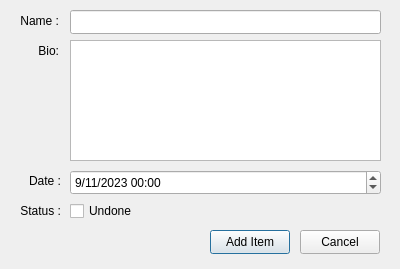
<?xml version="1.0" encoding="UTF-8"?>
<ui version="4.0">
 <class>Dialog</class>
 <widget class="QDialog" name="Dialog">
  <property name="geometry">
   <rect>
    <x>0</x>
    <y>0</y>
    <width>400</width>
    <height>269</height>
   </rect>
  </property>
  <property name="windowTitle">
   <string>Adding New Item</string>
  </property>
  <widget class="QLabel" name="name_label">
   <property name="geometry">
    <rect>
     <x>8</x>
     <y>10</y>
     <width>51</width>
     <height>21</height>
    </rect>
   </property>
   <property name="text">
    <string>Name :</string>
   </property>
   <property name="alignment">
    <set>Qt::AlignRight|Qt::AlignTrailing|Qt::AlignVCenter</set>
   </property>
  </widget>
  <widget class="QLineEdit" name="TaskName">
   <property name="geometry">
    <rect>
     <x>70</x>
     <y>10</y>
     <width>311</width>
     <height>24</height>
    </rect>
   </property>
   <property name="inputMethodHints">
    <set>Qt::ImhMultiLine</set>
   </property>
  </widget>
  <widget class="QDateTimeEdit" name="TaskDate">
   <property name="geometry">
    <rect>
     <x>70</x>
     <y>170</y>
     <width>311</width>
     <height>25</height>
    </rect>
   </property>
   <property name="locale">
    <locale language="Armenian" country="Armenia"/>
   </property>
   <property name="date">
    <date>
     <year>2023</year>
     <month>9</month>
     <day>11</day>
    </date>
   </property>
   <property name="time">
    <time>
     <hour>0</hour>
     <minute>0</minute>
     <second>0</second>
    </time>
   </property>
   <property name="displayFormat">
    <string>M/d/yyyy HH:mm</string>
   </property>
  </widget>
  <widget class="QLabel" name="bio_label">
   <property name="geometry">
    <rect>
     <x>8</x>
     <y>40</y>
     <width>51</width>
     <height>21</height>
    </rect>
   </property>
   <property name="text">
    <string>Bio:</string>
   </property>
   <property name="alignment">
    <set>Qt::AlignRight|Qt::AlignTrailing|Qt::AlignVCenter</set>
   </property>
  </widget>
  <widget class="QLabel" name="date_label">
   <property name="geometry">
    <rect>
     <x>10</x>
     <y>170</y>
     <width>51</width>
     <height>21</height>
    </rect>
   </property>
   <property name="text">
    <string>Date :</string>
   </property>
   <property name="alignment">
    <set>Qt::AlignRight|Qt::AlignTrailing|Qt::AlignVCenter</set>
   </property>
  </widget>
  <widget class="QPlainTextEdit" name="TaskBio">
   <property name="geometry">
    <rect>
     <x>70</x>
     <y>40</y>
     <width>311</width>
     <height>121</height>
    </rect>
   </property>
   <property name="tabletTracking">
    <bool>false</bool>
   </property>
   <property name="tabChangesFocus">
    <bool>true</bool>
   </property>
   <property name="documentTitle">
    <string/>
   </property>
   <property name="plainText">
    <string/>
   </property>
  </widget>
  <widget class="QLabel" name="date_label_2">
   <property name="geometry">
    <rect>
     <x>10</x>
     <y>200</y>
     <width>51</width>
     <height>21</height>
    </rect>
   </property>
   <property name="text">
    <string>Status :</string>
   </property>
   <property name="alignment">
    <set>Qt::AlignRight|Qt::AlignTrailing|Qt::AlignVCenter</set>
   </property>
  </widget>
  <widget class="QCheckBox" name="TaskStatus">
   <property name="geometry">
    <rect>
     <x>70</x>
     <y>200</y>
     <width>78</width>
     <height>22</height>
    </rect>
   </property>
   <property name="text">
    <string>Undone</string>
   </property>
   <property name="checked">
    <bool>false</bool>
   </property>
  </widget>
  <widget class="QPushButton" name="btnAccept">
   <property name="geometry">
    <rect>
     <x>210</x>
     <y>230</y>
     <width>80</width>
     <height>24</height>
    </rect>
   </property>
   <property name="text">
    <string>Add Item</string>
   </property>
  </widget>
  <widget class="QPushButton" name="btnCancel">
   <property name="geometry">
    <rect>
     <x>300</x>
     <y>230</y>
     <width>80</width>
     <height>24</height>
    </rect>
   </property>
   <property name="text">
    <string>Cancel</string>
   </property>
  </widget>
 </widget>
 <tabstops>
  <tabstop>TaskName</tabstop>
  <tabstop>TaskBio</tabstop>
  <tabstop>TaskDate</tabstop>
  <tabstop>TaskStatus</tabstop>
  <tabstop>btnAccept</tabstop>
  <tabstop>btnCancel</tabstop>
 </tabstops>
 <resources/>
 <connections/>
</ui>
